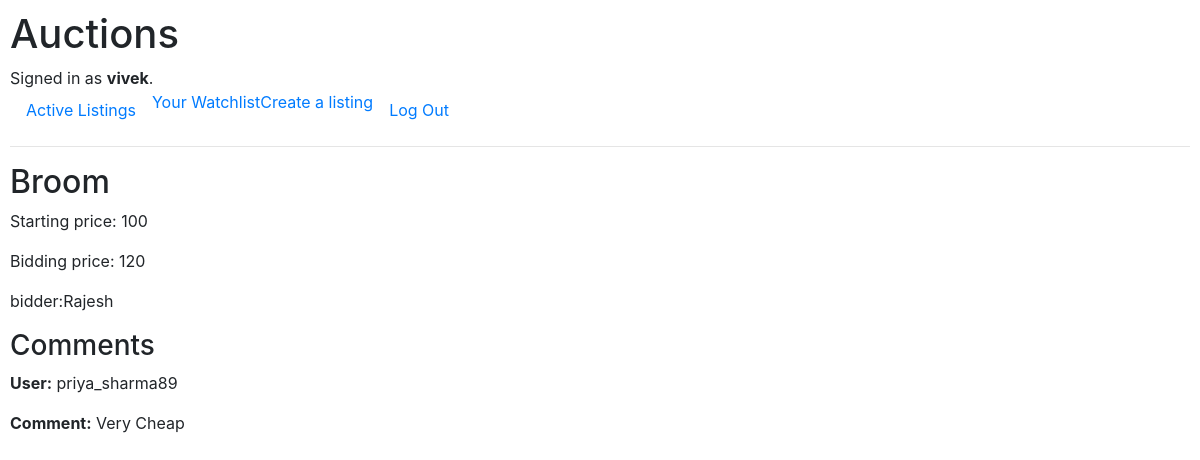
Page /1 (signed in) on the committed database.
### auctions/models.py (models this page shows, shortened)
class User(AbstractUser):
    user_name = models.BigAutoField(primary_key=True)
    def __str__(self):
        return f"{self.username}"

class Listing(models.Model):
    listing_id = models.BigAutoField(primary_key=True)
    auction_item = models.CharField(max_length=64)
    price = models.IntegerField()
    category = models.CharField(max_length=64, default="General")
    active_status = models.BooleanField(default=True)
    photo_url  = models.ImageField(upload_to="Product_Images", default="abcd.jpg")

class Comment(models.Model):
    id = models.BigAutoField(primary_key=True)
    username = models.ForeignKey(User, on_delete=models.CASCADE, related_name="commentator")
    product_id = models.ForeignKey(Listing, on_delete=models.CASCADE, related_name="auction_id")
    comment = models.TextField(max_length=200)

### auctions/views.py (the view)
# urls.py: path("<str:auction_id>", views.auction, name="auction"),
def auction(request, auction_id):
    listing = get_object_or_404(Listing, listing_id=auction_id)
    latest_bid = Bid.objects.filter(product_id=listing).order_by('-bid_price').first()
    comments = Comment.objects.filter(product_id=listing)
    return render(request, "auctions/auction.html", {
        "auction_item": listing.auction_item,
        "price": listing.price,
        "category": listing.category,
        "bidding_price": latest_bid.bid_price if latest_bid else "No bids yet",
        "bidder": latest_bid.username if latest_bid else "No bidders",
        "comment": comments
    })

### auctions/templates/auctions/auction.html
{% extends "auctions/layout.html" %} {% block body %}
<h2>{{auction_item}}</h2>
<p>Starting price: {{price}}</p>
<p>Bidding price: {{bidding_price}}</p>
<p>bidder:{{bidder}}</p>
<h3>Comments</h3>
{% for comment in comment %}
<div>
  <p><strong>User:</strong> {{ comment.username.username }}</p>
  <p><strong>Comment:</strong> {{ comment.comment }}</p>
</div>
{% endfor %} {% endblock %}

### auctions/templates/auctions/layout.html (shortened to what this page needs)
{% load static %}
<!DOCTYPE html>
<html lang="en">
  <head>
    <link
      rel="stylesheet"
      href="https://stackpath.bootstrapcdn.com/bootstrap/4.4.1/css/bootstrap.min.css"
    />
    <link href="{% static 'auctions/styles.css' %}" rel="stylesheet" />
  </head>
  <body>
    <h1>Auctions</h1>
    <div>
      {% if user.is_authenticated %} Signed in as
      <strong>{{ user.username }}</strong>. {% else %} Not signed in. {% endif
      %}
    <ul class="nav">
      <li class="nav-item">
        <a class="nav-link" href="{% url 'index' %}">Active Listings</a>
      </li>
      {% if user.is_authenticated %}
      <li>
        <a href="{% url 'see_watchlist' user.username %}">Your Watchlist</a>
      </li>
      <li>
        <a href="{% url 'create_auction' user.username %}">Create a listing</a>
      </li>
      <li class="nav-item">
        <a class="nav-link" href="{% url 'logout' %}">Log Out</a>
      </li>
      {% endif %}
    </ul>
    <hr />
    {% block body %}{% endblock %}
  </body>
</html>

### auctions/static/auctions/styles.css (style rules this page uses)
body { padding: 10px; }

### rows in the picture
User: username "vivek"
Listing: auction_item "Broom"
User: username "Rajesh"
Comment: username.username "priya_sharma89", comment "Very Cheap"

### other values in the picture
{{ price }} "100"
{{ bidding_price }} "120"
